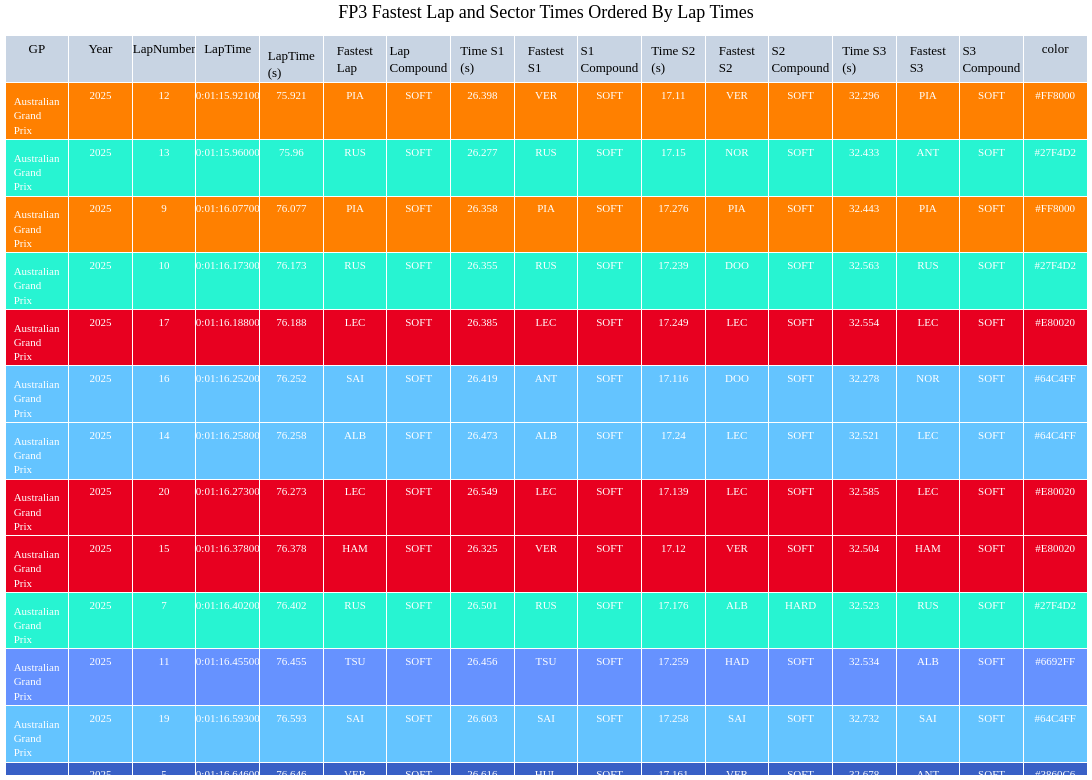

The notebook cell saved with this chart:
### Code cell
import plotly.graph_objects as go
# colors = n_colors('rgb(255, 200, 200)', 'rgb(200, 0, 0)', 9, colortype='rgb')

fig_fp3 = go.Figure(go.Table
 (header={"values": LapTime_fp3_ordered.columns},
  cells=dict(
    values=LapTime_fp3_ordered.T.values,
    fill_color=[LapTime_fp3_ordered.color],
    align='center', font=dict(color='white', size=11)
    ))
 )

# fig_fp3.update_layout(
#     updatemenus=[
#         {
#             "buttons": [
#                 {
#                     "label": c,
#                     "method": "update",
#                     "args": [
#                         {
#                             "cells": {
#                                 "values": LapTime_fp3_ordered.T.values
#                                 if c == "All"
#                                 else LapTime_fp3_ordered.loc[LapTime_fp3_ordered["LapNumber"].eq(c)].T.values
#                             }
#                         }
#                     ],
#                 }
#                 for c in ["All"] + LapTime_fp3_ordered["LapNumber"].unique().tolist()
#             ]
#         }
#     ]
# )
fig_fp3.update_layout(
    title="FP3 Fastest Lap and Sector Times Ordered By Lap Times",
        title_x=0.5,
    yaxis = dict(tickfont = dict(size=15)),
    xaxis = dict(tickfont = dict(size=15)),
    font=dict(
        family="PT Sans Narrow",
        size=13,
        color="Black"
    ),
    height=780,
    width=1200,
    title_font_family="PT Sans Narrow",
    margin=dict(l=5, r=5, t=35, b=5),
)

fig_fp3.show()

### Figure 1 — Plotly figure (JSON) as saved in the notebook; plotly's stock layout.template omitted (floating-point values rounded to 4 significant figures; data arrays with more than 128 entries replaced by an {"elided": "..."} marker saying what was removed)
{"data": [{"cells": {"align": "center", "fill": {"color": [["#FF8000", "#27F4D2", "#FF8000", "#27F4D2", "#E80020", "#64C4FF", "#64C4FF", "#E80020", "#E80020", "#27F4D2", "#6692FF", "#64C4FF", "#3860C6", "#FF8000", "#E80020", "#27F4D2", "#FF8000", "#64C4FF", "#3860C6", "#64C4FF", "#229971"]]}, "font": {"color": "white", "size": 11}, "values": {"elided": "17x21 mixed values"}}, "header": {"values": ["GP", "Year", "LapNumber", "LapTime", "LapTime (s)", "Fastest Lap", "Lap Compound", "Time S1 (s)", "Fastest S1", "S1 Compound", "Time S2 (s)", "Fastest S2", "S2 Compound", "Time S3 (s)", "Fastest S3", "S3 Compound", "color"]}, "type": "table"}], "layout": {"font": {"color": "Black", "family": "PT Sans Narrow", "size": 13}, "height": 780, "margin": {"b": 5, "l": 5, "r": 5, "t": 35}, "title": {"font": {"family": "PT Sans Narrow"}, "text": "FP3 Fastest Lap and Sector Times Ordered By Lap Times", "x": 0.5}, "width": 1200, "xaxis": {"tickfont": {"size": 15}}, "yaxis": {"tickfont": {"size": 15}}}}
